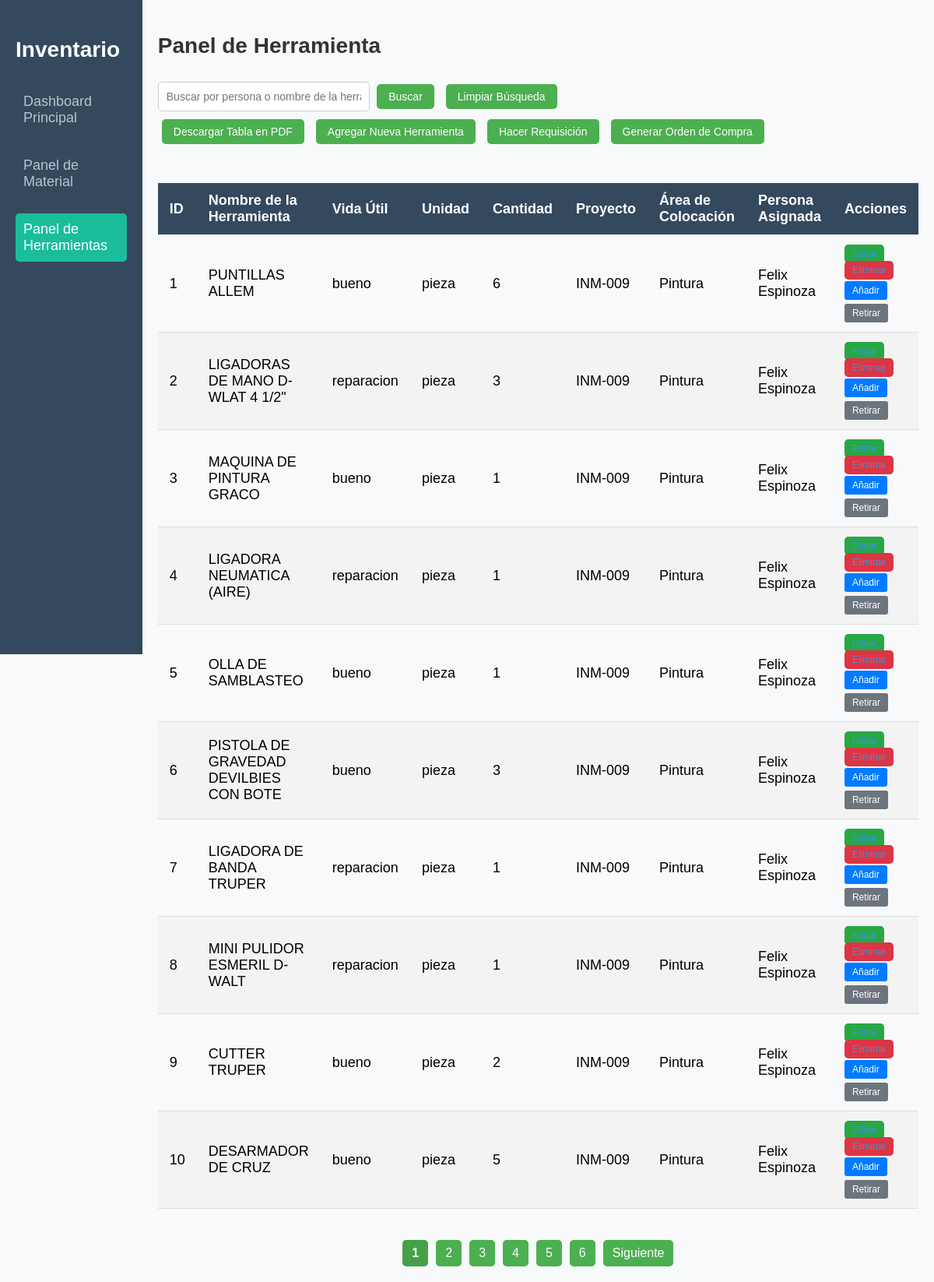
The page /herramienta on the database its author committed.
### models.py (models this page shows)
class Herramienta(db.Model):
    id = db.Column(db.Integer, primary_key=True)
    nombre = db.Column(db.String(100), nullable=False)
    vida_util = db.Column(db.String(20), nullable=False)
    unidad = db.Column(db.String(50), nullable=False)
    cantidad = db.Column(db.Integer, nullable=False)
    proyecto = db.Column(db.String(200), nullable=True)
    area_colocacion = db.Column(db.String(200), nullable=True)
    persona_asignada = db.Column(db.String(200), nullable=True)
    movimientos = db.relationship('MovimientoHerramienta', backref='herramienta', cascade="all, delete-orphan", lazy=True)

### app.py (the view)
@app.route('/herramienta', methods=['GET'])
def herramienta_dashboard():
    page = request.args.get('page', 1, type=int)
    per_page = 10  # Cantidad de elementos por página
    herramientas = Herramienta.query.paginate(page=page, per_page=per_page)
    total_pages = herramientas.pages
    start_page = max(1, page - 5)  # Mostrar desde 5 páginas antes de la actual
    end_page = min(total_pages, page + 5)  # Mostrar hasta 5 páginas después de la actual
    if total_pages == 0:  # Si no hay páginas, establece los valores predeterminados
        start_page = 1
        end_page = 1
    return render_template('herramienta_dashboard.html',
                           herramientas=herramientas,
                           page=page,
                           total_pages=total_pages,
                           start_page=start_page,
                           end_page=end_page)

### templates/herramienta_dashboard.html (shortened to what this page needs)
<!DOCTYPE html>
<html lang="en">
  <head>
    <link
      rel="stylesheet"
      type="text/css"
      href="{{ url_for('static', filename='css/material_dashboard.css') }}"
    />
  </head>
  <body>
    <div class="container">
      <nav class="sidebar">
        <div class="sidebar-header">
          <h3>Inventario</h3>
        </div>
        <ul class="sidebar-menu">
          <li>
            <a href="{{ url_for('admin_dashboard') }}">Dashboard Principal</a>
          </li>
          <li>
            <a href="{{ url_for('material_dashboard') }}">Panel de Material</a>
          </li>
          <li>
            <a href="{{ url_for('herramienta_dashboard') }}" class="active"
              >Panel de Herramientas</a
            >
          </li>
        </ul>
      </nav>
      <div class="main-content">
        <header>
          <h2>Panel de Herramienta</h2>
        </header>
        <div class="header-actions">
          <div class="search-bar-container">
            <form
              class="search-bar"
              method="GET"
              action="{{ url_for('buscar_herramienta_asignada') }}"
            >
              <input
                type="text"
                name="search"
                placeholder="Buscar por persona o nombre de la herramienta..."
                value="{{ search_query or '' }}"
                required
              />
              <button class="btn-search" type="submit">Buscar</button>
            </form>
            <button
              class="btn-clear"
              onclick="window.location.href='{{ url_for('herramienta_dashboard') }}'"
            >
              Limpiar Búsqueda
            </button>
          </div>
          <div class="action-buttons">
            <button class="btn-pdf" onclick="downloadPDF()">
              Descargar Tabla en PDF
            </button>
            <a class="btn-pdf" href="{{ url_for('nuevo_herramienta') }}"
              >Agregar Nueva Herramienta</a
            >
            <div class="action-buttons">
              <a class="btn-pdf" href="{{ url_for('nueva_requisicion') }}"
                >Hacer Requisición</a
              >
            </div>
            <div class="action-buttons">
              <a class="btn-pdf" href="{{ url_for('nueva_orden_compra') }}"
                >Generar Orden de Compra</a
              >
            </div>
          </div>
        </div>
        <div class="table-container">
          <table class="material-table" id="herramientasTable">
            <thead>
              <tr>
                <th>ID</th>
                <th>Nombre de la Herramienta</th>
                <th>Vida Útil</th>
                <th>Unidad</th>
                <th>Cantidad</th>
                <th>Proyecto</th>
                <th>Área de Colocación</th>
                <th>Persona Asignada</th>
                <th>Acciones</th>
              </tr>
            </thead>
            <tbody>
              {% for herramienta in herramientas.items %}
              <tr>
                <td>{{ herramienta.id }}</td>
                <td>{{ herramienta.nombre }}</td>
                <td>{{ herramienta.vida_util }}</td>
                <td>{{ herramienta.unidad }}</td>
                <td>{{ herramienta.cantidad }}</td>
                <td>{{ herramienta.proyecto }}</td>
                <td>{{ herramienta.area_colocacion }}</td>
                <td>{{ herramienta.persona_asignada }}</td>
                <td>
                  <a
                    href="{{ url_for('editar_herramienta', id=herramienta.id) }}"
                    class="btn-edit"
                    >Editar</a
                  >
                  <a
                    href="{{ url_for('eliminar_herramienta', id=herramienta.id) }}"
                    class="btn-delete"
                    onclick="return confirm('¿Estás seguro de que deseas eliminar esta herramienta?')"
                    >Eliminar</a
                  >
                  <button
                    class="btn-action"
                    onclick="openModal('modal-add-{{ herramienta.id }}')"
                  >
                    Añadir
                  </button>
                  <button
                    class="btn-action btn-secondary"
                    onclick="openModal('modal-remove-{{ herramienta.id }}')"
                  >
                    Retirar
                  </button>
                </td>
              </tr>
              {% endfor %}
            </tbody>
          </table>
        </div>
        <div class="pagination">
          {% for p in range(start_page, end_page + 1) %}
          <a
            href="{{ url_for('buscar_herramienta_asignada', page=p, search=search_query) }}"
            class="{{ 'active' if p == page else '' }}"
          >
            {{ p }}
          </a>
          {% endfor %} {% if herramientas.has_next %}
          <a
            href="{{ url_for('buscar_herramienta_asignada', page=herramientas.next_num, search=search_query) }}"
            >Siguiente</a
          >
          {% endif %}
        </div>
      </div>
    </div>
  </body>
</html>

### static/css/material_dashboard.css (style rules this page uses)
body, html { margin: 0; padding: 0; font-family: 'Poppins', sans-serif; background-color: #f8f9fa; }
.container { display: flex; }
.sidebar { width: 250px; height: 100vh; background-color: #34495e; color: #fff; padding: 20px; }
.sidebar-header { font-size: 24px; font-weight: bold; margin-bottom: 30px; }
.sidebar-menu { list-style-type: none; padding: 0; }
.sidebar-menu li { margin: 20px 0; }
.sidebar-menu li a { color: #bdc3c7; text-decoration: none; font-size: 18px; display: block; padding: 10px; border-radius: 5px; transition: background-color 0.3s, color 0.3s; }
.sidebar-menu li a:hover, .sidebar-menu li a.active { background-color: #1abc9c; color: #fff; }
.main-content { flex-grow: 1; padding: 20px; }
header { margin-bottom: 30px; }
header h2 { font-size: 28px; color: #333; }
.table-container { margin-top: 30px; }
.material-table { width: 100%; border-collapse: collapse; margin: 20px 0; font-size: 18px; text-align: left; }
.material-table thead tr { background-color: #34495e; color: #ffffff; text-align: left; font-weight: bold; }
.material-table th, .material-table td { padding: 12px 15px; border-bottom: 1px solid #ddd; }
.material-table tbody tr:nth-of-type(even) { background-color: #f3f3f3; }
.material-table tbody tr td a { color: #3498db; text-decoration: none; padding: 5px 10px; border-radius: 5px; transition: background-color 0.3s, color 0.3s; }

### templates/herramienta_dashboard.html (style rules this page uses)
.btn-pdf, .btn-clear, .btn-search { display: inline-block; padding: 8px 15px; background-color: #4caf50; color: white; text-align: center; font-size: 14px; border-radius: 5px; text-decoration: none; border: none; transition: background-color 0.3s ease; margin-left: 5px; }
.header-actions { display: flex; flex-direction: column; gap: 10px; margin-bottom: 20px; }
.search-bar-container { display: flex; justify-content: flex-start; gap: 10px; align-items: center; }
.search-bar input[type="text"] { padding: 10px; font-size: 14px; width: 250px; border: 1px solid #ccc; border-radius: 5px; }
.action-buttons { display: flex; justify-content: flex-start; gap: 10px; }
.pagination { display: flex; justify-content: center; margin-top: 20px; }
.pagination a { margin: 0 5px; padding: 8px 12px; background-color: #4caf50; color: white; text-decoration: none; border-radius: 5px; }
.pagination .active { background-color: #45a049; font-weight: bold; pointer-events: none; }
.table-container { overflow-x: auto; }
table { width: 100%; border-collapse: collapse; }
.action-buttons { float: right; }
.btn-action { padding: 5px 10px; font-size: 12px; background-color: #007bff; color: white; border: none; border-radius: 3px; cursor: pointer; transition: background-color 0.3s ease; margin-top: 5px; }
.btn-secondary { background-color: #6c757d; }
.btn-edit, .btn-delete { padding: 5px 10px; font-size: 12px; color: white; border-radius: 3px; }
.btn-edit { background-color: #28a745; }
.btn-delete { background-color: #dc3545; }

### rows shown on the page
Herramienta: id "1", nombre "PUNTILLAS ALLEM", vida_util "bueno", unidad "pieza", cantidad "6", proyecto "INM-009", area_colocacion "Pintura", persona_asignada "Felix Espinoza"
Herramienta: id "2", nombre "LIGADORAS DE MANO D-WLAT 4 1/2\"", vida_util "reparacion", unidad "pieza", cantidad "3", proyecto "INM-009", area_colocacion "Pintura", persona_asignada "Felix Espinoza"
Herramienta: id "3", nombre "MAQUINA DE PINTURA GRACO", vida_util "bueno", unidad "pieza", cantidad "1", proyecto "INM-009", area_colocacion "Pintura", persona_asignada "Felix Espinoza"
Herramienta: id "4", nombre "LIGADORA NEUMATICA (AIRE)", vida_util "reparacion", unidad "pieza", cantidad "1", proyecto "INM-009", area_colocacion "Pintura", persona_asignada "Felix Espinoza"
Herramienta: id "5", nombre "OLLA DE SAMBLASTEO", vida_util "bueno", unidad "pieza", cantidad "1", proyecto "INM-009", area_colocacion "Pintura", persona_asignada "Felix Espinoza"
Herramienta: id "6", nombre "PISTOLA DE GRAVEDAD DEVILBIES CON BOTE", vida_util "bueno", unidad "pieza", cantidad "3", proyecto "INM-009", area_colocacion "Pintura", persona_asignada "Felix Espinoza"
Herramienta: id "7", nombre "LIGADORA DE BANDA TRUPER", vida_util "reparacion", unidad "pieza", cantidad "1", proyecto "INM-009", area_colocacion "Pintura", persona_asignada "Felix Espinoza"
Herramienta: id "8", nombre "MINI PULIDOR ESMERIL D-WALT", vida_util "reparacion", unidad "pieza", cantidad "1", proyecto "INM-009", area_colocacion "Pintura", persona_asignada "Felix Espinoza"
Herramienta: id "9", nombre "CUTTER TRUPER", vida_util "bueno", unidad "pieza", cantidad "2", proyecto "INM-009", area_colocacion "Pintura", persona_asignada "Felix Espinoza"
Herramienta: id "10", nombre "DESARMADOR DE CRUZ", vida_util "bueno", unidad "pieza", cantidad "5", proyecto "INM-009", area_colocacion "Pintura", persona_asignada "Felix Espinoza"

### other values the page prints
{{ p }} "1" "2" "3" "4" "5" "6"
